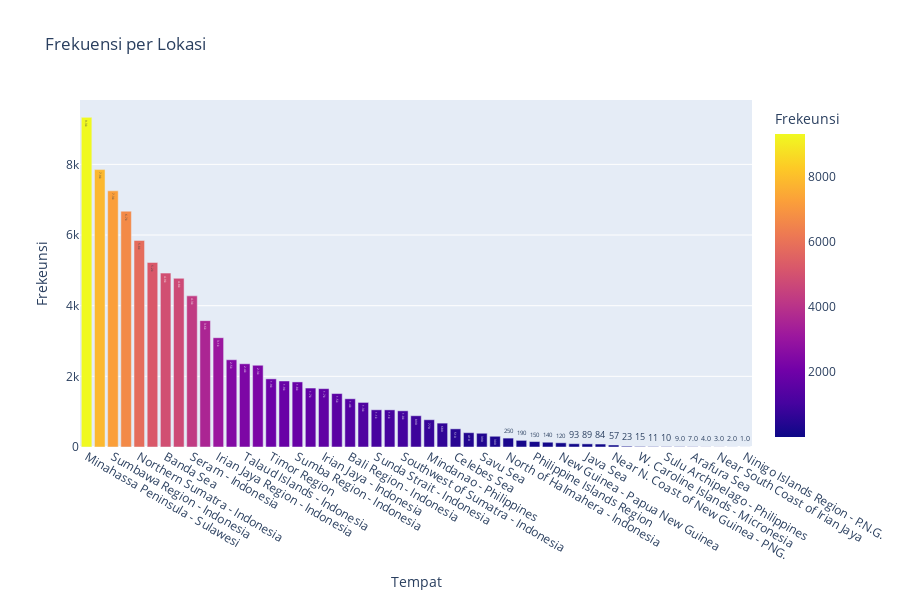

The cell this chart's notebook holds for it:
### Code cell
px.bar(df_remark_sorted, y = 'mag', x = 'remark',
       color= 'mag', height=600,
       labels={'mag': 'Frekeunsi', 'remark': 'Tempat'},
       title='Frekuensi per Lokasi',
       barmode='group',
       text_auto='.2s'
)

### Figure 1 — Plotly figure (JSON) as saved in the notebook; plotly's stock layout.template omitted (floating-point values rounded to 4 significant figures)
{"data": [{"alignmentgroup": "True", "hovertemplate": "Tempat=%{x}<br>Frekeunsi=%{marker.color}<extra></extra>", "legendgroup": "", "marker": {"color": [9331, 7852, 7251, 6675, 5847, 5224, 4922, 4775, 4278, 3577, 3094, 2469, 2356, 2314, 1929, 1869, 1842, 1669, 1652, 1513, 1365, 1262, 1053, 1051, 1024, 885, 772, 676, 514, 405, 389, 304, 252, 188, 154, 135, 119, 93, 89, 84, 57, 23, 15, 11, 10, 9, 7, 4, 3, 2, 1], "coloraxis": "coloraxis", "pattern": {"shape": ""}}, "name": "", "offsetgroup": "", "orientation": "v", "showlegend": false, "textposition": "auto", "texttemplate": "%{y:.2s}", "type": "bar", "x": ["Minahassa Peninsula - Sulawesi", "Sulawesi - Indonesia", "Sumbawa Region - Indonesia", "Java - Indonesia", "Northern Sumatra - Indonesia", "Southern Sumatra - Indonesia", "Banda Sea", "Northern Molucca Sea", "Seram - Indonesia", "Halmahera - Indonesia", "Irian Jaya Region - Indonesia", "South of Java - Indonesia", "Talaud Islands - Indonesia", "Flores Region - Indonesia", "Timor Region", "Flores Sea", "Sumba Region - Indonesia", "Near North Coast of Irian Jaya", "Irian Jaya - Indonesia", "Ceram Sea", "Bali Region - Indonesia", "Southern Molucca Sea", "Sunda Strait - Indonesia", "Off West Coast of Northern Sumatra", "Southwest of Sumatra - Indonesia", "South of Bali - Indonesia", "Mindanao - Philippines", "Bali Sea", "Celebes Sea", "South of Sumbawa - Indonesia", "Savu Sea", "Tanimbar Islands Reg. - Indonesia", "North of Halmahera - Indonesia", "Borneo", "Philippine Islands Region", "Aru Islands Region - Indonesia", "New Guinea - Papua New Guinea", "Buru - Indonesia", "Java Sea", "Timor Sea", "Near N. Coast of New Guinea - PNG.", "South China Sea", "W. Caroline Islands - Micronesia", "East of Philippine Islands", "Sulu Archipelago - Philippines", "Malay Peninsula", "Arafura Sea", "South Indian Ocean", "Near South Coast of Irian Jaya", "Near S. Coast of New Guinea - PNG.", "Ninigo Islands Region - P.N.G."], "xaxis": "x", "y": [9331, 7852, 7251, 6675, 5847, 5224, 4922, 4775, 4278, 3577, 3094, 2469, 2356, 2314, 1929, 1869, 1842, 1669, 1652, 1513, 1365, 1262, 1053, 1051, 1024, 885, 772, 676, 514, 405, 389, 304, 252, 188, 154, 135, 119, 93, 89, 84, 57, 23, 15, 11, 10, 9, 7, 4, 3, 2, 1], "yaxis": "y"}], "layout": {"barmode": "group", "coloraxis": {"colorbar": {"title": {"text": "Frekeunsi"}}, "colorscale": [[0, "#0d0887"], [0.1111, "#46039f"], [0.2222, "#7201a8"], [0.3333, "#9c179e"], [0.4444, "#bd3786"], [0.5556, "#d8576b"], [0.6667, "#ed7953"], [0.7778, "#fb9f3a"], [0.8889, "#fdca26"], [1, "#f0f921"]]}, "height": 600, "legend": {"tracegroupgap": 0}, "title": {"text": "Frekuensi per Lokasi"}, "xaxis": {"anchor": "y", "domain": [0, 1], "title": {"text": "Tempat"}}, "yaxis": {"anchor": "x", "domain": [0, 1], "title": {"text": "Frekeunsi"}}}}
